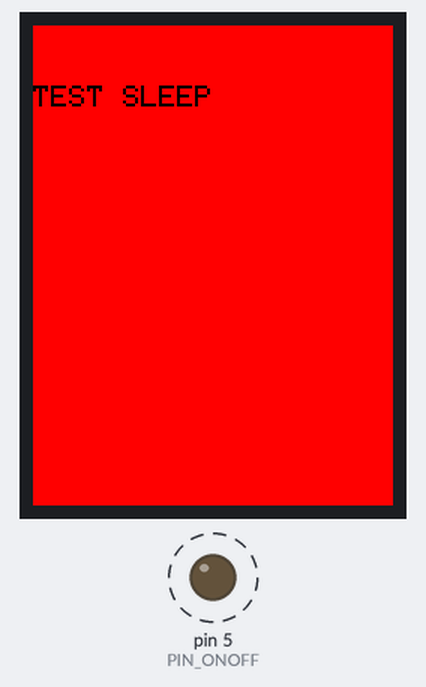
Bench run of a sketch on a simulated Arduino Mega 2560, built with avr-gcc and run on an emulated ATmega2560. Shown: 240×320 colour display, output pins drawn as LEDs (lit = HIGH). Dashed ring = blinking. What the sketch prints to the serial monitor is not drawn.

Above: at 0.3 s.
Timing chart, 0 to 130.0 s (numbered marks = the images above):
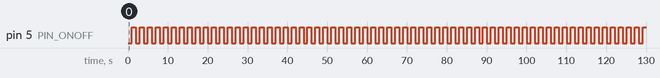

The sketch:

sleep_tft.ino
```cpp
#define PIN_ONOFF 5

//#include <LiquidCrystal.h>
#include "Adafruit_GFX.h"
#include "Adafruit_ILI9341.h"

//LiquidCrystal lcd(PIN_LCD_RS, PIN_LCD_EN, PIN_LCD_D4, PIN_LCD_D5, PIN_LCD_D6, PIN_LCD_D7);
#define TFT_CS     53
#define TFT_DC    49
#define TFT_RST   48

//#define TFT_CLK   13 FIXED (HW)
//#define TFT_MISO  12 FIXED (HW)
//#define TFT_MOSI  11
Adafruit_ILI9341 tft(TFT_CS, TFT_DC, TFT_RST);
//Adafruit_ILI9341 tft(TFT_DC, TFT_RST);
unsigned long onoff_time;
bool on_off;

void setup() {
  Serial.begin(9600);
    //lcd.begin(20, 4);  //I2C
    onoff_time=millis();
    pinMode(PIN_ONOFF, OUTPUT);
    //lcd.clear();
    //lcd.setCursor(0, 0);
    //lcd.print("Test 2N2222!!");
    on_off=true;
    tft.begin();
    tft.fillScreen(ILI9341_RED);
            tft.setTextColor(ILI9341_BLACK); tft.setTextSize(2);
        tft.setCursor(0, 40);
        tft.println("TEST SLEEP");
    //tft.fillRect(0, 240 , 320, 10, ILI9341_RED);//CLEAN PREVIOUS CURVE x,y,lengthx,lentgthy
}

void loop()
{
  if (millis() > onoff_time + 1000){
    Serial.print(on_off);
    digitalWrite(PIN_ONOFF,on_off);
    onoff_time=millis();
    on_off=!on_off;
    tft.begin();
    tft.fillScreen(ILI9341_RED);
                tft.setTextColor(ILI9341_BLACK); tft.setTextSize(2);
        tft.setCursor(0, 40);
        tft.println("TEST SLEEP");
        }

}
```

Measured:
- by itself, pin 5 (PIN_ONOFF): alternates HIGH for 1.0 s and LOW for 1.0 s
- by itself, everything shown: repeats every 2.0 s, in 6 steps
